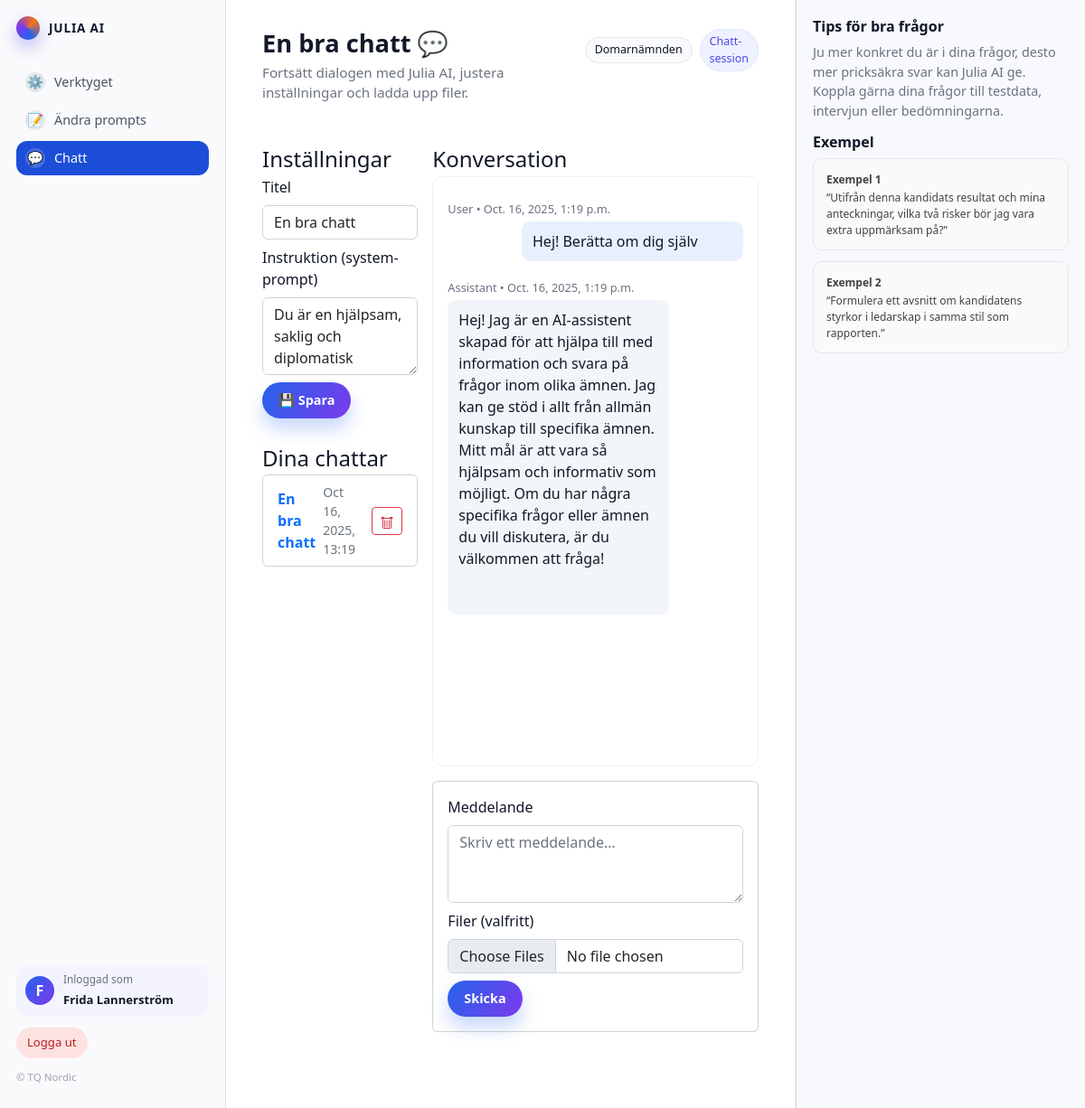
The app's page /chat/3/ (signed in), older data.
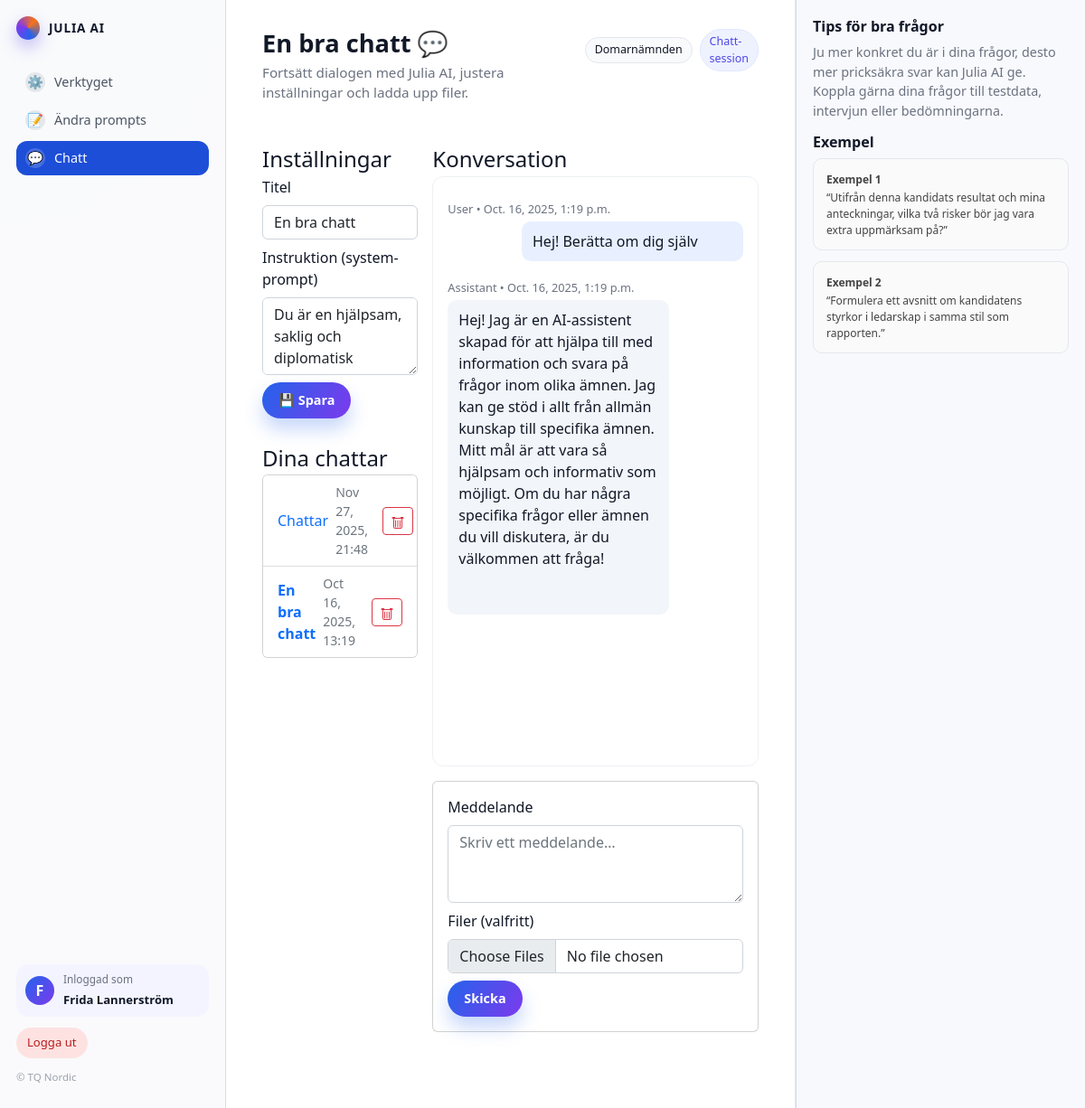
The same page, newer data.
### myapp/models.py (models this page shows, shortened)
class ChatSession(models.Model):
    user = models.ForeignKey(settings.AUTH_USER_MODEL, on_delete=models.CASCADE)
    title = models.CharField(max_length=200, default="Ny chatt")
    system_prompt = models.TextField(
        default=(
            "Du är en hjälpsam, saklig och diplomatisk assistent. "
            "Skriv tydligt och konkret, mild tonalitet, inga överdrifter."
        )
    )
    created_at = models.DateTimeField(auto_now_add=True)
    updated_at = models.DateTimeField(auto_now=True)

class ChatMessage(models.Model):
    ROLE_CHOICES = (("system","system"),("user","user"),("assistant","assistant"))
    session = models.ForeignKey(ChatSession, on_delete=models.CASCADE, related_name="messages")
    role = models.CharField(max_length=10, choices=ROLE_CHOICES)
    content = models.TextField(blank=True, default="")
    created_at = models.DateTimeField(auto_now_add=True)

### myapp/views.py (the view, shortened to what this page needs)
# urls.py: path("chat/<int:session_id>/", views.chat_session, name="chat_session"),
@login_required
def chat_session(request, session_id):
    session = get_object_or_404(ChatSession, id=session_id, user=request.user)
    if request.method == "POST" and "save_settings" in request.POST:
        session.title = request.POST.get("title") or session.title
        session.system_prompt = request.POST.get("system_prompt") or session.system_prompt
        session.save()
        return redirect("chat_session", session_id=session.id)
    messages = session.messages.order_by("created_at")
    sessions = ChatSession.objects.filter(user=request.user).order_by("-updated_at")[:20]
    return render(
        request,
        "chat_session.html",
        {"session": session, "messages": messages, "sessions": sessions}
    )

### templates/chat_session.html (shortened to what the changed rows need)
{% load static %}
<!DOCTYPE html>
<html lang="sv">
<head>
  <link href="https://cdn.jsdelivr.net/npm/bootstrap@5.2.3/dist/css/bootstrap.min.css" rel="stylesheet">
  <link rel="stylesheet" href="{% static 'css/style.css' %}">
</head>
<body id="page-top">
  <div class="app-shell">
    <main class="main-area">
      <header class="page-header">
        <div>
          <h1>{{ session.title|default:"Chatt" }} 💬</h1>
          <p>Fortsätt dialogen med Julia AI, justera inställningar och ladda upp filer.</p>
        </div>
      </header>
      <section id="chat-session">
        <div class="adminui-layout">
          <div class="adminui-main">
            <div class="adminui-container">
              <div class="row g-3">
                <div class="col-12 col-md-4">
                  <div class="adminui-container" style="margin-bottom:16px;">
                    <form method="post" class="mb-2">
                      <div class="mb-2">
                        <label class="form-label">Titel</label>
                        <input name="title" class="form-control" value="{{ session.title }}">
                      </div>
                      <div class="mb-2">
                        <label class="form-label">Instruktion (system-prompt)</label>
                        <textarea name="system_prompt" rows="3" class="form-control">{{ session.system_prompt }}</textarea>
                      </div>
                    </form>
                  </div>
                  <div class="adminui-container">
                    <div class="card p-0">
                      <div class="list-group list-group-flush">
                        {% for s in sessions %}
                          <div class="list-group-item d-flex align-items-center gap-2">
                            <a class="flex-grow-1 text-decoration-none {% if s.id == session.id %}fw-semibold{% endif %}"
                               href="{% url 'chat_session' s.id %}">
                              {{ s.title }}
                            </a>
                            <small class="text-muted me-2">
                              {{ s.updated_at|date:"M j, Y, H:i" }}
                            </small>
                            <form action="{% url 'chat_delete' s.id %}" method="post"
                                  onsubmit="return confirm('Ta bort denna chatt? Det går inte att ångra.');">
                              <button type="submit" class="btn btn-sm btn-outline-danger" title="Ta bort">
                              </button>
                            </form>
                          </div>
                        {% empty %}
                          <div class="list-group-item text-muted">Ingen historik ännu.</div>
                        {% endfor %}
                      </div>
                    </div>
                  </div>
                </div>
                <div class="col-12 col-md-8">
                  <div class="adminui-container" style="margin-bottom:16px;">
                    <div id="chat-wrap" class="card p-3 mb-3">
                      {% for m in messages %}
                        <div class="msg">
                          <div class="w-100">
                            <div class="meta">{{ m.role|title }} • {{ m.created_at }}</div>
                            {% if m.role == "user" %}
                              <div class="bubble bubble-user">{{ m.content }}</div>
                            {% else %}
                              <div class="bubble bubble-ai" data-md="{{ m.content|escape }}"></div>
                            {% endif %}
                          </div>
                        </div>
                      {% empty %}
                        <p class="text-muted">Ingen historik ännu.</p>
                      {% endfor %}
                    </div>
                  </div>
                </div>
              </div>
            </div>
          </div>
        </div>
      </section>
    </main>
  </div>
</body>
</html>

Row changes from the older to the newer data that the page shows:
added ChatSession: title "Chattar", updated_at "Nov 27, 2025, 21:48"
